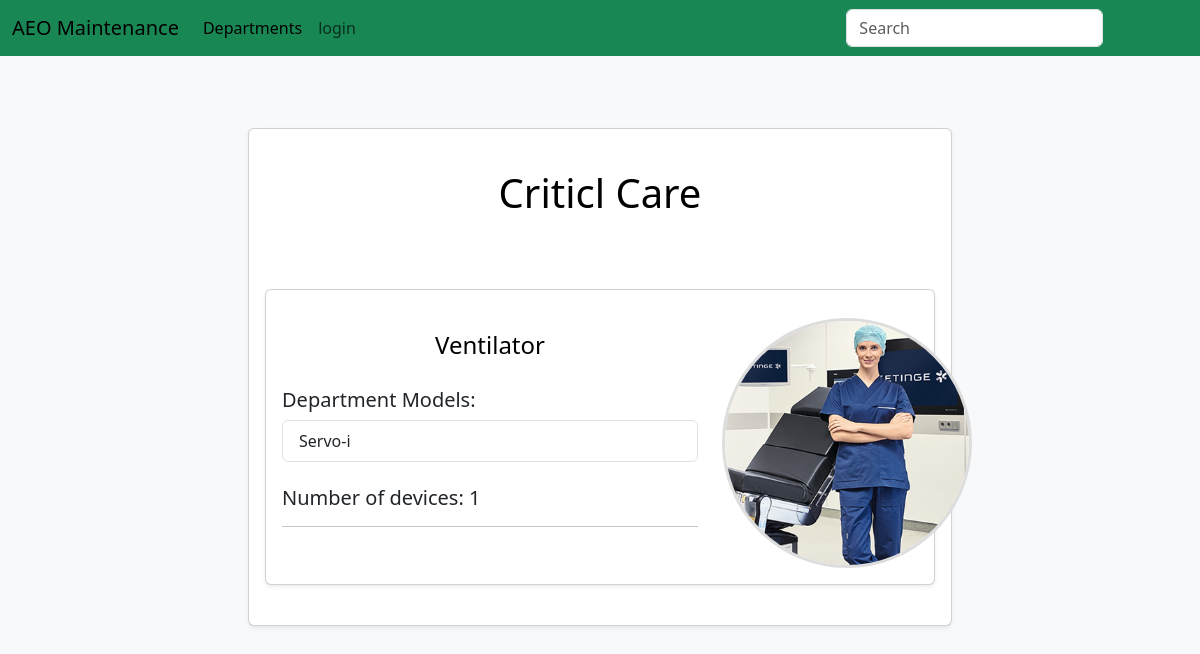
The app's page /departments/1/devices/, older data.
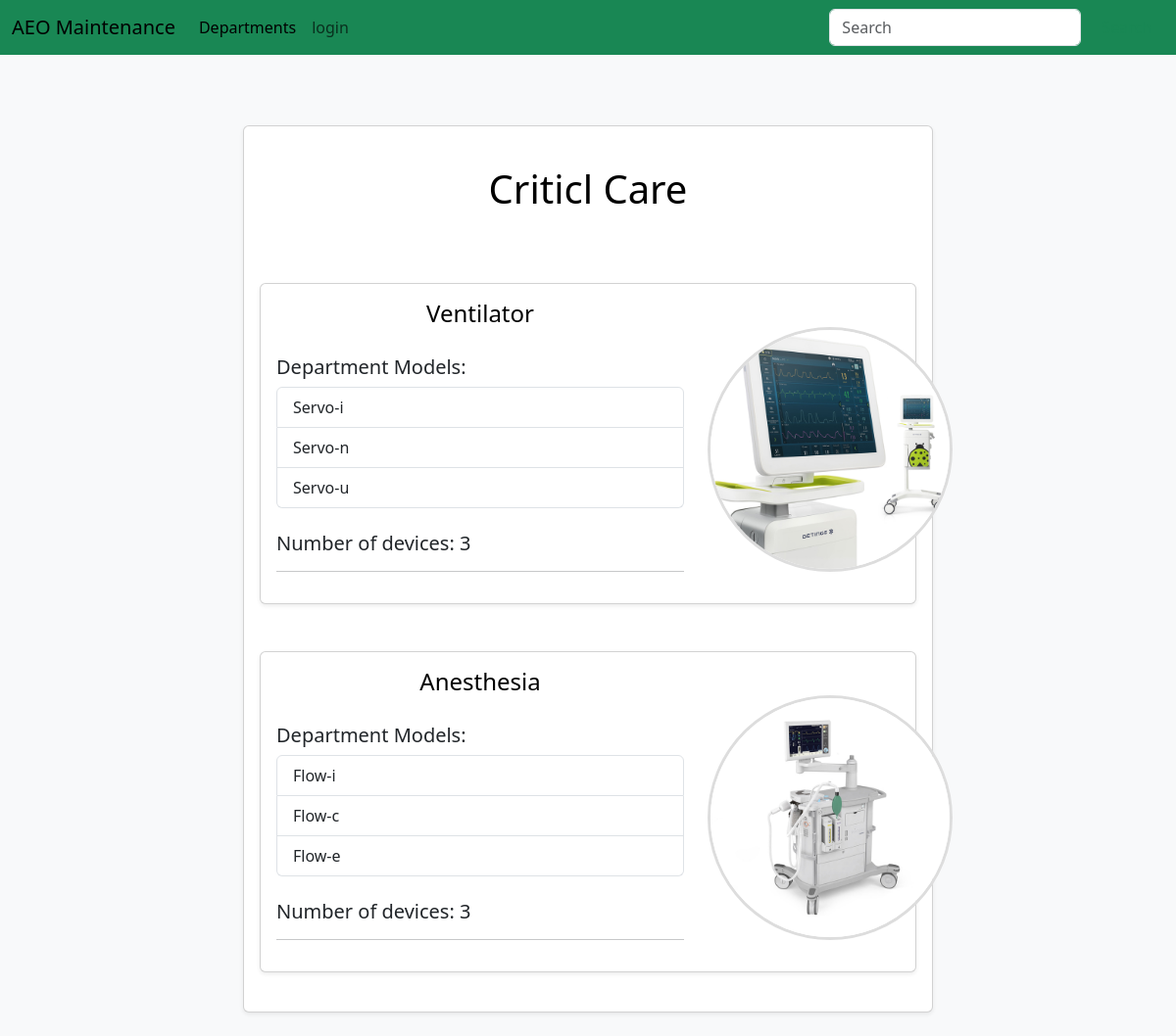
The same page, newer data.
### maintenance_system/models.py (models this page shows, shortened)
class Device(db.Model):
	id = db.Column(db.Integer, primary_key=True)
	name = db.Column(db.String(80), unique=True)
	department_id = db.Column(db.Integer, db.ForeignKey('department.id'))
	models = db.relationship('Model', backref='device', lazy=True)

class Model(db.Model):
	id = db.Column(db.Integer, primary_key=True)
	name = db.Column(db.String(80), unique=True)
	manufacturer = db.Column(db.String(80))
	picture = db.Column(db.String(20), default='device_model.jpg')
	device_id = db.Column(db.Integer, db.ForeignKey('device.id'))
	machines = db.relationship('Machine', backref='model', lazy=True)

### maintenance_system/Main/routes.py (the view)
@main.route('/<path:path>', methods=['GET'])
def catch_all(path):
    return f"Caught route: {path}", 404

### maintenance_system/Devices/forms.py (shortened to what this page needs)
class DeviceForm(FlaskForm):
    name = StringField('Device Name', validators=[DataRequired(), Length(min=2, max=20)])
    submit = SubmitField('Add')

### maintenance_system/Devices/routes.py (called while the page is built)
@devicesbp.route('/departments/<int:department_id>/devices/', methods=['GET'])
def devices(department_id):
    department = Department.query.get_or_404(department_id)
    users = User.query.all()
    form = DeviceForm()
    devices = department.devices
    return render_template('devices.html', department=department, devices=devices, form=form, users=users)

### maintenance_system/Templates/devices.html (shortened to what this page needs)
{% extends "layout.html"%}
{% block content %}
<div class="row justify-content-center">
	<div class="col-lg-8 mt-4 mb-4">
		<div class="card p-3 shadow-sm">
			<div class="row">
				<div class="col-md-8 col-lg-12 mt-4 mb-4">
					<a href="{{ url_for('departmentsbp.department', id = department.id) }}" class="anchor-custom">
						<h1 class="text-center mb-4">{{ department.name }}</h1>
					</a>
				</div>
				{% for device in devices %}
				<div class="col-md-8 col-lg-12 mt-4 mb-4">
					<div class="card p-3 shadow-sm">
						<div class="row align-items-center">
							<div class="col-lg-8 col-12">
								<a href="{{ url_for('modelsbp.models', device_id = device.id)}}" class="anchor-custom">
									<h4 class="mb-1 text-center">{{ device.name }}</h4>
								</a>
								<br>
								<h5>Department Models: </h5>
								{% if device.models%}
								<div class="list-group">
									{% for model in device.models%}
									<a href="{{ url_for('machinesbp.machines', model_id = model.id)}}"
										class="list-group-item list-group-item-action">{{
										model.name }}</a>
									{% endfor%}
								</div>
								<br>
								<h5>Number of devices: {{ device.models|length }}</h5>
								{% else %}
								<p>There is no models</p>
								{% endif%}
								<hr>
							</div>
							<div class="col-lg-4 text-center mt-1">
							{% set device_picture = (device.models | random).picture if device.models else 'default.jpg' %}
								<img src="{{ url_for('static', filename='images/'+ device_picture) }}" alt="User Photo"
									class="rounded-photo mt-2">
							</div>
						</div>
					</div>
				</div>
				{% endfor %}
			</div>
		</div>
	</div>
	{% endblock%}

Row changes from the older to the newer data that the page shows:
changed through a linked row, Device "Ventilator": models|length "1" → "3"; picture: a different picture
added Model: name "Servo-n", shown under Device "Ventilator"
added Model: name "Servo-u", shown under Device "Ventilator"
added Device: name "Anesthesia", models|length "3", picture (picture)
added Model: name "Flow-i", shown under "Anesthesia"
added Model: name "Flow-c", shown under "Anesthesia"
added Model: name "Flow-e", shown under "Anesthesia"
